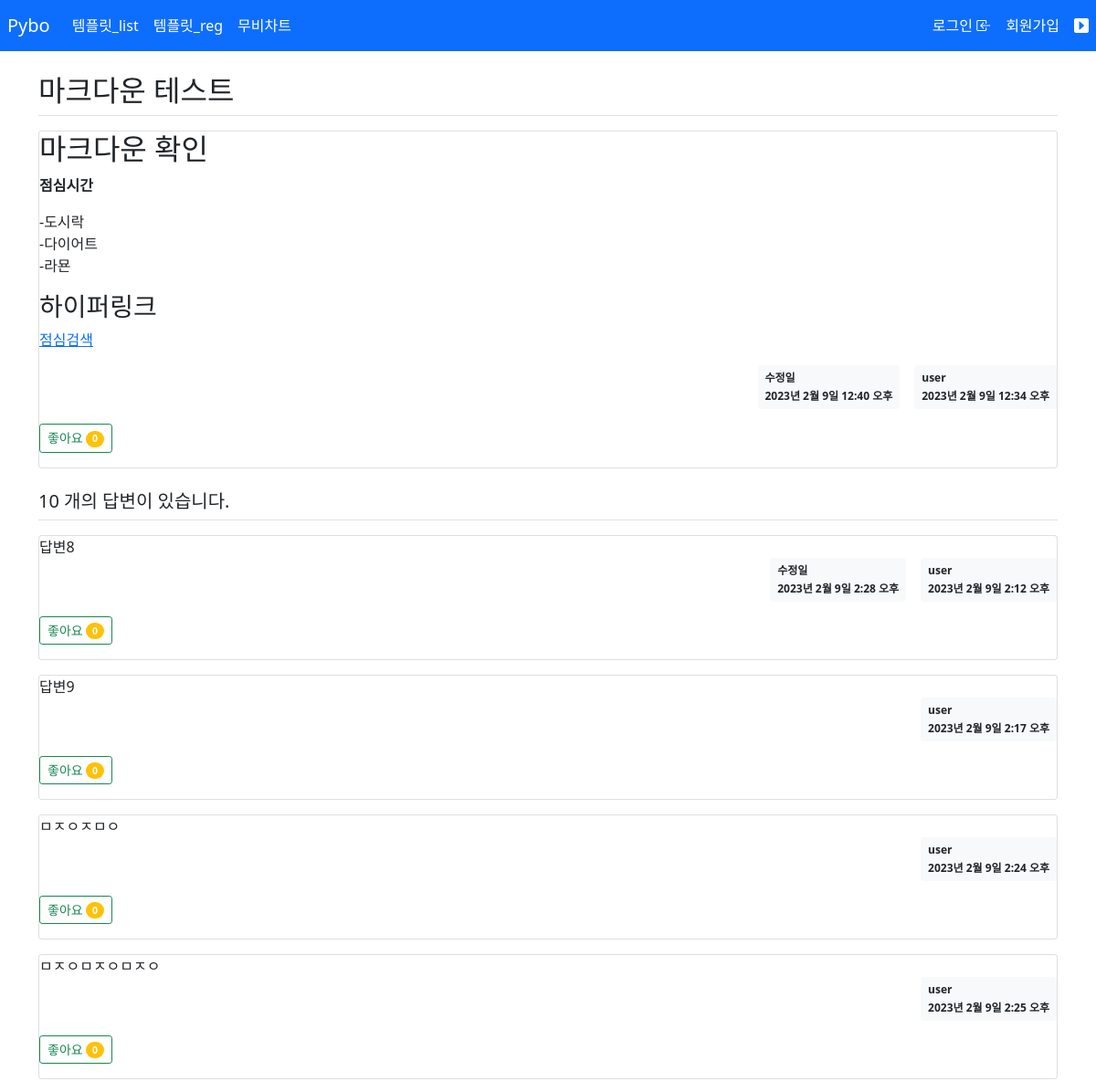
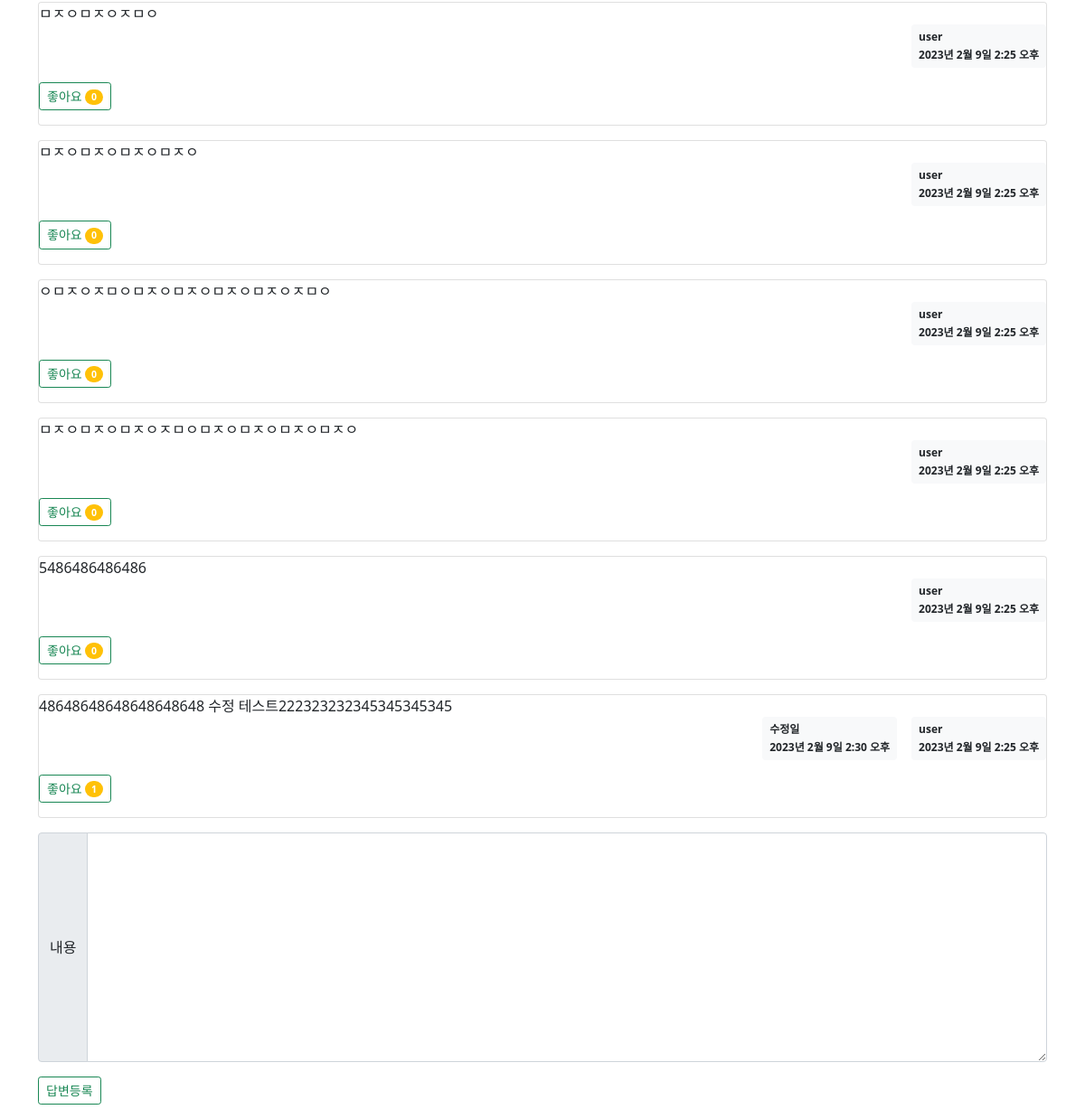
Screenshot of /pybo/512/ with the database file from the repository (2 pictures, top to bottom).
### pybo/models.py (models this page shows)
class Question(models.Model):
    subject = models.CharField(max_length=200)  # 글자수 제한
    content = models.TextField() # 글자수 제한이 없는 경우
    create_date = models.DateTimeField() # 날짜+시간
    author = models.ForeignKey(User, on_delete=models.CASCADE, related_name='author_question')   #회원테이블에 사용자 정보가 삭제 되면 Question 테이블 질문도 모두 삭제
    modify_date = models.DateTimeField(null=True,blank=True)
    voter = models.ManyToManyField(User, related_name='voter_question')
    def __str__(self):
        return self.subject

class Answer(models.Model):
    question = models.ForeignKey(Question,on_delete=models.CASCADE)
    content = models.TextField()
    create_date = models.DateTimeField()
    author = models.ForeignKey(User, on_delete=models.CASCADE, related_name='author_answer')
    modify_date = models.DateTimeField(null=True, blank=True)
    voter = models.ManyToManyField(User, related_name='voter_answer')

### pybo/views/base_views.py (the view)
# urls.py: path('<int:question_id>/', base_views.detail, name='detail'),
def detail(request, question_id):
    logging.info('1.question_id:{}', format(question_id))
    question = get_object_or_404(Question, pk=question_id)
    logging.info('2.question:{}', format(question))
    context = {'question': question}
    return render(request, 'pybo/question_detail.html', context)

### pybo/templatetags/pybo_filter.py (called while the page is built)
@register.filter
def mark(value):
    extensions = ['nl2br','fenced_code']
    return mark_safe(markdown.markdown(value, extensions=extensions))

### templates/pybo/question_detail.html (shortened to what this page needs)
{% extends 'base.html'%}
{% load pybo_filter %}
{% block content %}
<div class="container my-3">
    <h2 class="border-bottom py-2">{{question.subject}}</h2>
    <div class="card my-3">
        <div class="card-text">{{question.content|mark}}</div>
        <div class="d-flex justify-content-end">
            {% if question.modify_date %}
            <div class="badge bg-light text-dark p-2 text-start mx-3">
                <div class="mb-2">수정일</div>
                <div>{{question.modify_date}}</div>
            </div>
            {% endif %}
            <div class="badge bg-light text-dark p-2 text-start">
                <div class="mb-2">{{question.author.username}}</div>
                <div>{{question.create_date}}</div>
            </div>
        </div>
        <div class="my-3">
            <a href="javascript:void(0);"
               data-uri ="{% url 'pybo:question_vote' question.id %}" class="recommend btn btn-outline-success btn-sm ">
                좋아요 <span class="badge rounded-pill bg-warning">{{question.voter.count}}</span> </a>
        </div>
    </div>
    <h5 class="border-bottom py-2 my-3">{{question.answer_set.count}} 개의 답변이 있습니다.</h5>
    {% for answer in question.answer_set.all %}
    <div class="card my-3">
        <div class="card-text" style="pre-line">{{answer.content}}</div>
        <div class="d-flex justify-content-end">
            {% if answer.modify_date %}
            <div class="badge bg-light text-dark p-2 text-start mx-3">
                <div class="mb-2">수정일</div>
                <div>{{answer.modify_date}}</div>
            </div>
            {% endif %}
            <div class="badge bg-light text-dark p-2 text-start">
                <div class="mb-2">{{answer.author.username}}</div>
                <div>{{answer.create_date}}</div>
            </div>
        </div>
        <div class="my-3">
            <a href="javascript:void(0);"
               data-uri ="{% url 'pybo:answer_vote' answer.id %}" class="recommend btn btn-outline-success btn-sm ">
                좋아요 <span class="badge rounded-pill bg-warning">{{answer.voter.count}}</span> </a>
        </div>
    </div>
    {% endfor %}
    <form action="{% url 'pybo:answer_create' question.id %}" method="post" class="my-3" name="answer_frm">
        <div class="input-group mb-3">
            <span class="input-group-text">내용</span>
            <textarea rows="10" class="form-control" name="content" id="content"></textarea>
        </div>
        <input type="submit" value="답변등록" id="context_btn" class="btn btn-outline-success btn-sm">
    </form>
</div>
{% endblock %}

### static/style.css (style rules this page uses)
textarea { width: 100%; }
input[type=submit] { magin-top: 10px; }

### rows the page displays
Question: subject "마크다운 테스트", content|mark "마크다운 확인 점심시간 -도시락 -다이어트 -라묜 하이퍼링크 점심검색", modify_date "2023년 2월 9일 12:40 오후", author.username "user", create_date "2023년 2월 9일 12:34 오후", voter.count "0", answer_set.count "10"
Answer: content "답변8", modify_date "2023년 2월 9일 2:28 오후", author.username "user", create_date "2023년 2월 9일 2:12 오후", voter.count "0"
Answer: content "답변9", author.username "user", create_date "2023년 2월 9일 2:17 오후", voter.count "0"
Answer: content "ㅁㅈㅇㅈㅁㅇ", author.username "user", create_date "2023년 2월 9일 2:24 오후", voter.count "0"
Answer: content "ㅁㅈㅇㅁㅈㅇㅁㅈㅇ", author.username "user", create_date "2023년 2월 9일 2:25 오후", voter.count "0"
Answer: content "ㅁㅈㅇㅁㅈㅇㅈㅁㅇ", author.username "user", create_date "2023년 2월 9일 2:25 오후", voter.count "0"
Answer: content "ㅁㅈㅇㅁㅈㅇㅁㅈㅇㅁㅈㅇ", author.username "user", create_date "2023년 2월 9일 2:25 오후", voter.count "0"
Answer: content "ㅇㅁㅈㅇㅈㅁㅇㅁㅈㅇㅁㅈㅇㅁㅈㅇㅁㅈㅇㅈㅁㅇ", author.username "user", create_date "2023년 2월 9일 2:25 오후", voter.count "0"
Answer: content "ㅁㅈㅇㅁㅈㅇㅁㅈㅇㅈㅁㅇㅁㅈㅇㅁㅈㅇㅁㅈㅇㅁㅈㅇ", author.username "user", create_date "2023년 2월 9일 2:25 오후", voter.count "0"
Answer: content "5486486486486", author.username "user", create_date "2023년 2월 9일 2:25 오후", voter.count "0"
Answer: content "48648648648648648648 수정 테스트222323232345345345345", modify_date "2023년 2월 9일 2:30 오후", author.username "user", create_date "2023년 2월 9일 2:25 오후", voter.count "1"
